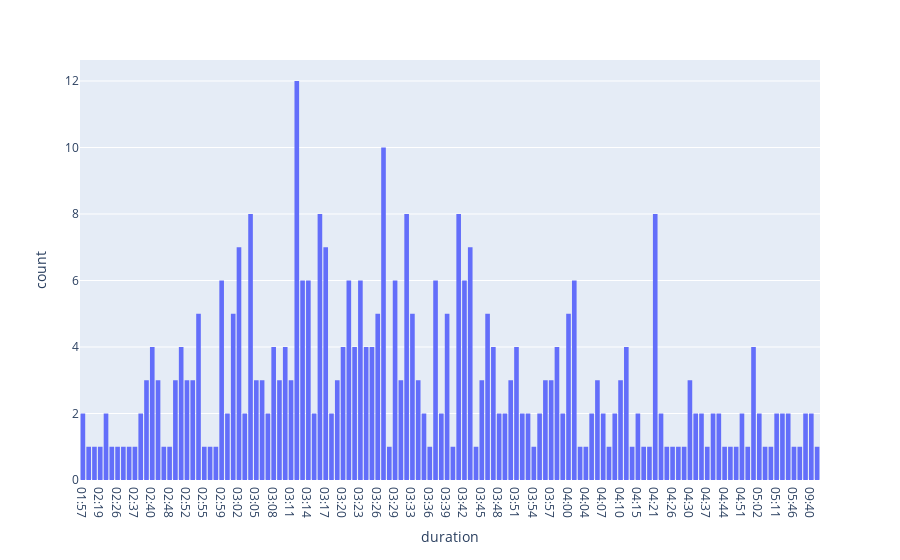

Notebook code for this chart:
### Code cell
# Visualize duration of all songs
px.histogram(merge.sort_values(by = 'duration'), x = 'duration', hover_data=['name', 'artists', 'album'])

### Figure 1 — Plotly figure (JSON) as saved in the notebook; plotly's stock layout.template omitted (floating-point values rounded to 4 significant figures; data arrays with more than 128 entries replaced by an {"elided": "..."} marker saying what was removed)
{"data": [{"alignmentgroup": "True", "bingroup": "x", "hovertemplate": "duration=%{x}<br>count=%{y}<extra></extra>", "legendgroup": "", "marker": {"color": "#636efa", "pattern": {"shape": ""}}, "name": "", "offsetgroup": "", "orientation": "v", "showlegend": false, "type": "histogram", "x": {"elided": "383 str values"}, "xaxis": "x", "yaxis": "y"}], "layout": {"barmode": "relative", "legend": {"tracegroupgap": 0}, "margin": {"t": 60}, "xaxis": {"anchor": "y", "domain": [0, 1], "title": {"text": "duration"}}, "yaxis": {"anchor": "x", "domain": [0, 1], "title": {"text": "count"}}}}
